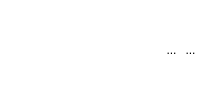
                        <widget class="QFrame" name="frame_55">
                         <property name="sizePolicy">
                          <sizepolicy hsizetype="Preferred" vsizetype="Fixed">
                           <horstretch>0</horstretch>
                           <verstretch>0</verstretch>
                          </sizepolicy>
                         </property>
                         <property name="styleSheet">
                          <string notr="true">background:transparent;
border:none;</string>
                         </property>
                         <property name="frameShape">
                          <enum>QFrame::StyledPanel</enum>
                         </property>
                         <property name="frameShadow">
                          <enum>QFrame::Raised</enum>
                         </property>
                         <layout class="QHBoxLayout" name="horizontalLayout_57">
                          <property name="spacing">
                           <number>0</number>
                          </property>
                          <property name="leftMargin">
                           <number>0</number>
                          </property>
                          <property name="topMargin">
                           <number>0</number>
                          </property>
                          <property name="rightMargin">
                           <number>0</number>
                          </property>
                          <property name="bottomMargin">
                           <number>0</number>
                          </property>
                          <item alignment="Qt::AlignRight">
                           <widget class="QFrame" name="frame_57">
                            <property name="styleSheet">
                             <string notr="true">background:transparent;</string>
                            </property>
                            <property name="frameShape">
                             <enum>QFrame::StyledPanel</enum>
                            </property>
                            <property name="frameShadow">
                             <enum>QFrame::Raised</enum>
                            </property>
                            <layout class="QHBoxLayout" name="horizontalLayout_58">
                             <property name="spacing">
                              <number>0</number>
                             </property>
                             <property name="leftMargin">
                              <number>0</number>
                             </property>
                             <property name="topMargin">
                              <number>0</number>
                             </property>
                             <property name="rightMargin">
                              <number>0</number>
                             </property>
                             <property name="bottomMargin">
                              <number>0</number>
                             </property>
                             <item>
                              <widget class="QToolButton" name="petProfileEditBtn">
                               <property name="styleSheet">
                                <string notr="true">background:transparent;</string>
                               </property>
                               <property name="text">
                                <string>...</string>
                               </property>
                               <property name="icon">
                                <iconset resource="resource.qrc">
                                 <normaloff>:/Icons/Icons/UpdateIcon.png</normaloff>:/Icons/Icons/UpdateIcon.png</iconset>
                               </property>
                               <property name="iconSize">
                                <size>
                                 <width>25</width>
                                 <height>25</height>
                                </size>
                               </property>
                              </widget>
                             </item>
                             <item>
                              <widget class="QToolButton" name="petProfileDeleteBtn">
                               <property name="styleSheet">
                                <string notr="true">background:transparent;</string>
                               </property>
                               <property name="text">
                                <string>...</string>
                               </property>
                               <property name="icon">
                                <iconset resource="resource.qrc">
                                 <normaloff>:/Icons/Icons/delete.png</normaloff>:/Icons/Icons/delete.png</iconset>
                               </property>
                               <property name="iconSize">
                                <size>
                                 <width>25</width>
                                 <height>25</height>
                                </size>
                               </property>
                              </widget>
                             </item>
                            </layout>
                           </widget>
                          </item>
                         </layout>
                        </widget>
